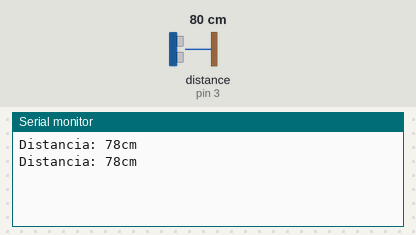
Bench run of a sketch on a simulated Arduino Uno, built with avr-gcc and run on an emulated ATmega328P. On the bench: the last lines printed to the serial monitor. Wiring (inferred from the names in the program): ultrasonic range finder: trigger pin 2; echo pin 3. The test bench sets the inputs (shaded band); at power-on: distance to the obstacle (sensor on pin 3) 80 cm. The echo pulse lasts 58.3 µs per cm.

Above: at 5.8 s.
5.9 s: distance to the obstacle (sensor on pin 3) set to 2 cm
At 11.2 s:
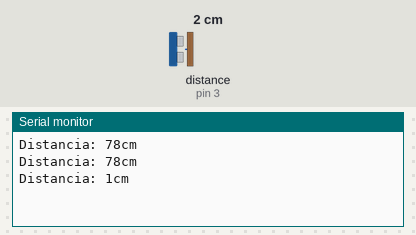
11.9 s: distance to the obstacle (sensor on pin 3) set to 4 cm
At 16.2 s:
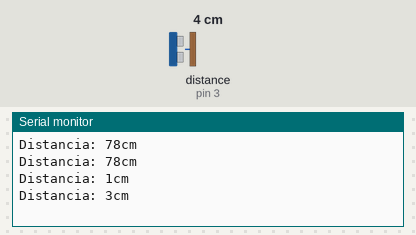
Timing chart, 0 to 17.7 s (numbered marks = the images above; inputs shaded):
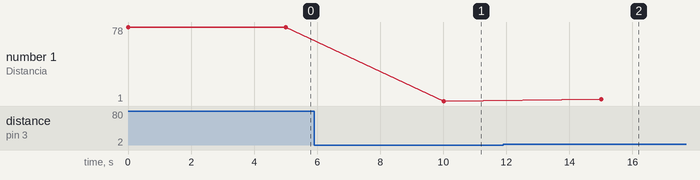

Measured:
- after the input at 5.9 s, the serial monitor: prints a new line after 4.1 s (image 1)
- after the input at 11.9 s, the serial monitor: prints a new line after 3.1 s (image 2)
- plotted number 1: 78 → 1 after the input at 5.9 s, 1 → 3 after the input at 11.9 s

The sketch:

Distancia.ino
```cpp
const int Trigger = 2;
const int Echo = 3;

void setup()
  {
    Serial.begin(9600);//Configuración de puerto serial
    pinMode(Trigger, OUTPUT); //Pin de salida
    pinMode(Echo, INPUT);  //Pin de entrada
  }
void loop()
  {
  long t; //Tiempo para obtener distancia
  long d; //Distancia

  digitalWrite(Trigger, HIGH);
  delayMicroseconds(10);   //Envio de pulso
  digitalWrite(Trigger, LOW);

  t = pulseIn(Echo, HIGH); //Se obtiene el ancho del pulso
  d = t/59;             //Calculo de distancia

  Serial.print("Distancia: ");
  Serial.print(d);      //Envio de distancia a puerto serial
  Serial.print("cm");
  Serial.println();
  delay(5000);         //Espera cinco segundos para repetir el proceso
  }
```
